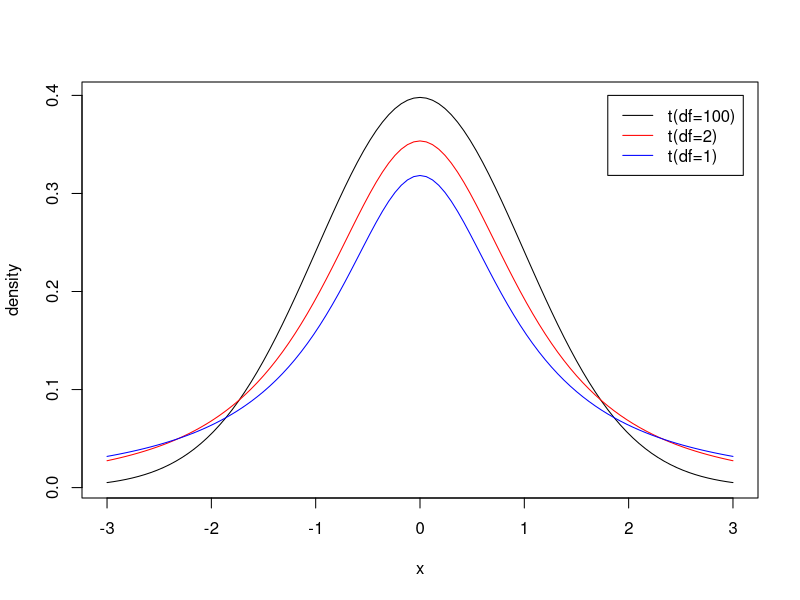
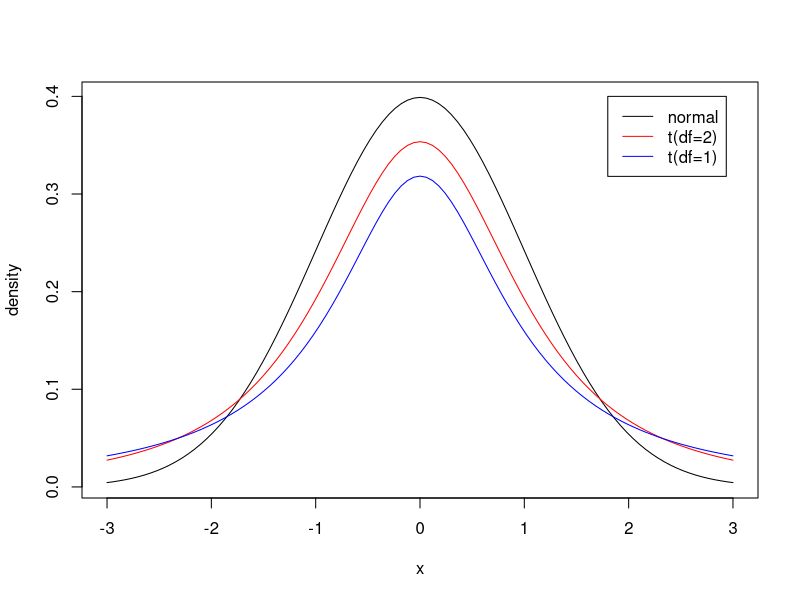
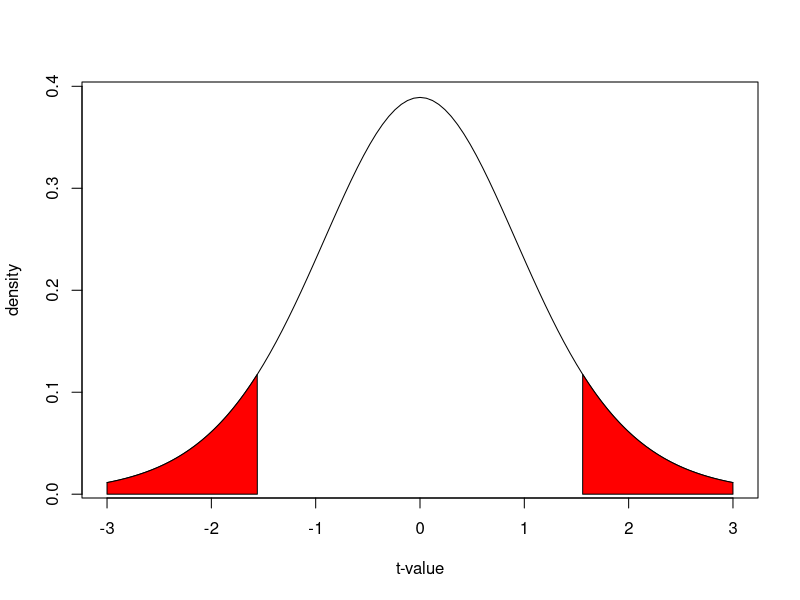

Generate these figures, in order, with R:
## ---- chunk 1
curve(dt(x, 100), -3, 3, ylab = "density")
curve(dt(x,   2), -3, 3, ylab = "", add = T, col = "red")
curve(dt(x,   1), -3, 3, ylab = "", add = T, col = "blue")
legend(1.8, .4, c("t(df=100)", "t(df=2)", "t(df=1)"), 
       col = c("black", "red", "blue"), lty=1)
## ---- chunk 2
curve(dnorm(x), -3, 3, ylab = "density")
curve(dt(x, 2), -3, 3, ylab = "", add = T, col = "red")
curve(dt(x, 1), -3, 3, ylab = "", add = T, col = "blue")
legend(1.8, .4, c("normal", "t(df=2)", "t(df=1)"), 
       col = c("black", "red", "blue"), lty=1)
## ---- chunk 3
t0      <- qt(.075, 10)

cord.x1 <- c(-3, seq(-3, t0, 0.01), t0)
cord.y1 <- c(0, dt(seq(-3, t0, 0.01), 10), 0)
cord.x2 <- c(-t0, seq(-t0, 3, 0.01), 3)
cord.y2 <- c(0, dt(seq(-t0, 3, 0.01), 10), 0) 

curve(dt(x,10),xlim=c(-3,3),ylab="density",main='',xlab="t-value") 
polygon(cord.x1,cord.y1,col='red')
polygon(cord.x2,cord.y2,col='red')
## ---- chunk 4
x.bar <- 7.6 # sample mean
SEM   <- 2.1 # standard error of the mean
n     <- 11 # sample size
df    <- n-1 # degrees of freedom
alpha <- .15 # significance level
t.crit <- qt(1 - alpha / 2, df) # t(1 - alpha / 2) for df = 10
c(x.bar - t.crit * SEM, x.bar + t.crit * SEM) 
